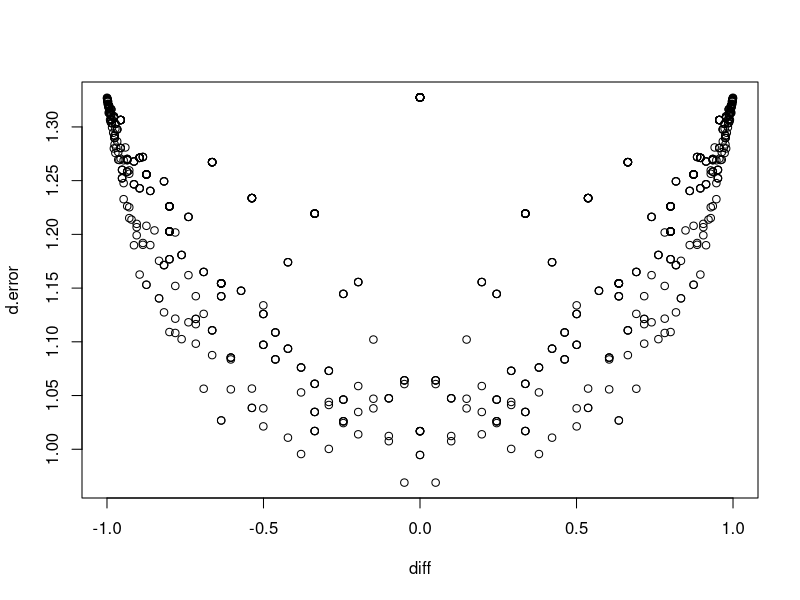

Reproduce this figure in R.
#######################################################################
## Calculate D-efficiency of a choice set given some specifications   #
## 1. Specify betas, nr of alts/choice set, nr attributes, levels     #
## 2. calculate D-error for each possible set                         #
## 3. Select nr of initial sets based on d.errors                     #
## next: calculate Db-error / implement modified federov algorithm    #
#######################################################################

#clear environment
rm(list=ls())

### 1. State the nr of attributes and their levels (with a vector of all the nr of levels.) 

#Function generating ALL profiles.
full.profiles<-function (contrasts) {
  
  #as list
  levels_attributes<-as.list(levels_attributes)
  
  #Make list with all atribute levels
  fun<-function (x){return(1:x)}
  levels_attributes<-lapply(X = levels_attributes, fun)
  
  #generate every combination
  full_design<-as.data.frame(expand.grid(levels_attributes))
  
  #create factors:
  col_names <- names(full_design)
  full_design[,col_names] <- lapply(full_design[,col_names] , factor)
  
  #contrast list
  con <- list()
  for(i in 1:length(levels_attributes)){
    name <- paste('Var',i,sep='')
    con[name] <- contrasts
  }
  
  #coding
  full_D<-as.data.frame(model.matrix(~ ., full_design, contrasts = con))
  #delete intercept
  full_D<-full_D[,-1]
  
  return(full_D)
  
}
# Create all possible choice sets 
full.choice.sets<- function(){
  
  fun<-function (x){return(1:x)}
  N.row.design<-nrow(full_design)
  
  sets.1<-rep(N.row.design,n_alts)
  sets.2<-as.list(sets.1)
  sets.3<-lapply(X = sets.2, fun)
  set.design<-as.data.frame(expand.grid(sets.3))
  
  #return
  return (set.design)
}
# Generate probalilities 
probs<-function (){
  
  if (length(betas)!=length(full_design)){stop ("nr of betas not correct")}
  
  #create vector with all Utilities
  N.row.design<-nrow(full_design)
  utilities<-as.vector(N.row.design)
  for (i in 1:N.row.design){utilities[i]<-sum(betas * full_design[i,])}  
  
  #vector with total utilities per set 
  total.U.set<-numeric(nrow(all.choice.sets))
  
  for (set in 1: nrow(all.choice.sets)){
    for (alt in 1: n_alts){
      prob.alt<-exp(utilities[all.choice.sets[set,alt]])
      total.U.set[set]<-total.U.set[set]+prob.alt
    }
  }
  
  #probabilities per alternative per set
  probs.per.set<-as.data.frame(matrix(nrow = nrow(all.choice.sets),ncol=n_alts))
  
  for (set in 1: nrow(all.choice.sets)){
    for (alt in 1: n_alts){
      probs.per.set[set,alt]<-exp(utilities[all.choice.sets[set,alt]])/total.U.set[set]
    }
  }
  
  return(probs.per.set)
  
}
# Information matrix for a choice set
Fish.inf<- function (set){
  
  prs.s<-as.numeric(probs.per.set[set,])
  #P1
  prs.diag<-diag(prs.s)
  
  #P1 - p1p1'
  M1<-(prs.s %*% t(prs.s))
  M2<-prs.diag - M1 
  
  #X'1(P1-p1p1')X1 = information matrix 
  X<-matrix(nrow=n_alts,ncol=length(betas))
  for(alt in 1:n_alts){ X[alt,]<-as.numeric(full_design[all.choice.sets[set,alt],])}
  
  M<-t(X) %*% M2  %*% X
  
  return(M)
  
}
# D-error for all choice sets
d_error<-function(){
  
  D<-as.vector(nrow(all.choice.sets))
  
  for (set in 1: nrow(all.choice.sets)){
    
    info<-Fish.inf(set)
    D[set]<-det(info+solve(COV))^(-1/length(betas))
  }
  
  return(D)
  
}

#######################################################################################################

#Specify:-------------------------------------------------------
levels_attributes=c(3,3,3)
n_alts<-2                                          # alternatives per set    
betas<-c(0.5, 1.2, 0.2, 1.8, 1.3, 0.1)              # Beta values             
beta.var<-c(2,1,1.5,0.8,1.2,1.9)                   # Beta variance 
COV<-diag(beta.var)
#---------------------------------------------------------------

#Functions
full_design<-full.profiles(contrasts= "contr.sum")
all.choice.sets<-full.choice.sets()
probs.per.set<-probs()
d.error<-d_error()

#sort
sorted.sets<-cbind(all.choice.sets,d.error)
sorted.sets<-sorted.sets[with(sorted.sets, order(d.error)), ]

#plot d.error and diff in prob. for each possible choice set 
diff<-probs.per.set[,2]-probs.per.set[,1]
plot(diff,d.error)
#text(diff, d.error, seq(1,length(d.error),1), pos=4, cex=0.7)



